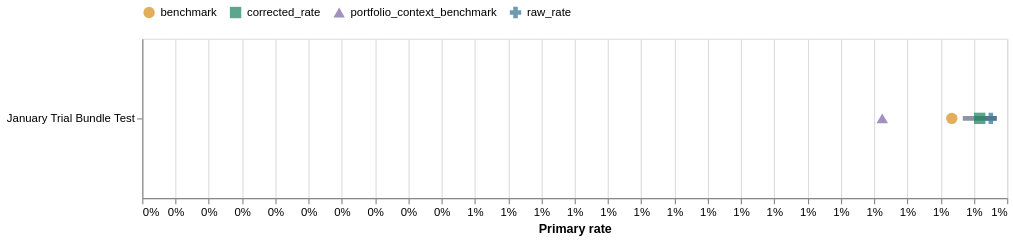

Source (notebook cell):
### Markdown cell above
## 6. Raw Rate, Corrected Rate, Benchmark, And Range

The corrected rate is a weighted compromise between peer evidence and the campaign's
own evidence. Small samples move more toward the selected peer center; large samples
retain more of their raw result. The horizontal line is the campaign's 95% plausible
score range. The portfolio-context point is displayed for orientation only.

### Code cell
score_chart_data = campaigns.dropna(subset=["corrected_rate"]).copy()
if score_chart_data.empty:
    display(Markdown(
        "**No corrected campaign scores:** neither the same objective nor a configured "
        "compatible fallback group has two valid peers."
    ))
else:
    y = alt.Y("campaign_name:N", sort="-x", title=None)
    ranges = alt.Chart(score_chart_data).mark_rule(strokeWidth=4, color="#8b95a5").encode(
        y=y,
        x=alt.X("range_low:Q", title="Primary rate", axis=alt.Axis(format=".0%")),
        x2="range_high:Q",
        tooltip=[
            alt.Tooltip("campaign_name:N", title="Campaign"),
            alt.Tooltip("range_low:Q", title="95% low", format=".2%"),
            alt.Tooltip("range_high:Q", title="95% high", format=".2%"),
        ],
    )
    points = score_chart_data[[
        "campaign_name", "raw_rate", "corrected_rate", "benchmark",
        "portfolio_context_benchmark"
    ]].melt("campaign_name", var_name="Estimate", value_name="Rate")
    point_layer = alt.Chart(points).mark_point(filled=True, size=100).encode(
        y=y,
        x=alt.X("Rate:Q", axis=alt.Axis(format=".0%")),
        color=alt.Color(
            "Estimate:N",
            scale=alt.Scale(
                domain=[
                    "raw_rate", "corrected_rate", "benchmark",
                    "portfolio_context_benchmark"
                ],
                range=["#2f6f8f", "#16815d", "#d68c16", "#7b61a8"],
            ),
            legend=alt.Legend(orient="top", title=None),
        ),
        shape=alt.Shape("Estimate:N", legend=None),
        tooltip=[
            alt.Tooltip("campaign_name:N", title="Campaign"),
            alt.Tooltip("Estimate:N"),
            alt.Tooltip("Rate:Q", format=".2%"),
        ],
    )
    display((ranges + point_layer).properties(
        width=760, height=max(140, len(score_chart_data) * 52)
    ))

### Figure 1 — Vega-Lite specification as saved in the notebook (floating-point values rounded to 4 significant figures)
{"config": {"view": {"continuousWidth": 300, "continuousHeight": 300}}, "layer": [{"data": {"name": "data-138dca46378df4e36b55288ef61e8864"}, "mark": {"type": "rule", "color": "#8b95a5", "strokeWidth": 4}, "encoding": {"tooltip": [{"field": "campaign_name", "title": "Campaign", "type": "nominal"}, {"field": "range_low", "format": ".2%", "title": "95% low", "type": "quantitative"}, {"field": "range_high", "format": ".2%", "title": "95% high", "type": "quantitative"}], "x": {"axis": {"format": ".0%"}, "field": "range_low", "title": "Primary rate", "type": "quantitative"}, "x2": {"field": "range_high"}, "y": {"field": "campaign_name", "sort": "-x", "title": null, "type": "nominal"}}}, {"data": {"name": "data-c3854c125583c8de5f7fe663ca1f812f"}, "mark": {"type": "point", "filled": true, "size": 100}, "encoding": {"color": {"field": "Estimate", "legend": {"orient": "top", "title": null}, "scale": {"domain": ["raw_rate", "corrected_rate", "benchmark", "portfolio_context_benchmark"], "range": ["#2f6f8f", "#16815d", "#d68c16", "#7b61a8"]}, "type": "nominal"}, "shape": {"field": "Estimate", "legend": null, "type": "nominal"}, "tooltip": [{"field": "campaign_name", "title": "Campaign", "type": "nominal"}, {"field": "Estimate", "type": "nominal"}, {"field": "Rate", "format": ".2%", "type": "quantitative"}], "x": {"axis": {"format": ".0%"}, "field": "Rate", "type": "quantitative"}, "y": {"field": "campaign_name", "sort": "-x", "title": null, "type": "nominal"}}}], "height": 140, "width": 760, "$schema": "https://vega.github.io/schema/vega-lite/v5.20.1.json", "datasets": {"data-138dca46378df4e36b55288ef61e8864": [{"campaign_id": "120209876543220004", "campaign_name": "January Trial Bundle Test", "objective": "OUTCOME_ENGAGEMENT", "entity_status": "COMPLETED", "start_date": "2026-01-05T00:00:00", "end_date": "2026-01-31T00:00:00", "entity_id": "120209876543220004", "entity_name": "January Trial Bundle Test", "parent_entity_id": null, "entity_level": "campaign", "media_start": "2026-01-05T00:00:00", "media_end": "2026-01-31T00:00:00", "active_days": 27, "impressions": 532636, "link_clicks": 6794, "spend": 2818.0, "invalid_reach_rows": 4, "observed_conversations": 15, "mature_conversations": 15, "unresolved_conversations": 0, "unique_customers": 15, "mature_orders_created": 8, "delivered_orders": 5, "net_revenue": 3004.0, "mature_unique_customers": 15, "delivered_customers": 5, "semantic_conversations": 15, "high_purchase_intent_rate": 0.5333, "price_blocking_rate": 0.0, "barrier_resolution_rate": 0.5, "ad_alignment_rate": 0.8, "agent_helpful_rate": 1.0, "next_step_agreement_rate": 0.5333, "next_step_order_progression_rate": 0.875, "top_customer_need": "Understand and receive the trial bundle (3 curated items) and arrange delivery", "top_barrier": "product_fit", "top_value_driver": "price", "running_days": 27, "link_ctr": 0.01276, "cpm": 5.29, "cpc": 0.4147, "order_creation_rate": 0.5333, "customer_delivered_rate": 0.3333, "cost_per_created_order": 352.2, "net_roas": 1.066, "semantic_coverage_rate": 1.0, "score_metric": "link_ctr", "score_numerator": "link_clicks", "score_denominator": "impressions", "score_direction": "higher", "score_successes": 6794.0, "score_trials": 532600.0, "raw_rate": 0.01276, "corrected_rate": 0.01259, "range_low": 0.01233, "range_high": 0.01285, "benchmark": 0.01217, "benchmark_peer_count": 2, "same_objective_peer_count": 0, "benchmark_scope": "shared_primary_kpi_group", "benchmark_quality": "provisional", "portfolio_context_benchmark": 0.01112, "portfolio_context_peer_count": 11, "expected_lift": 0.0004209, "lift_low": -0.0001173, "lift_high": 0.0009444, "probability_better": 0.9436, "statistical_decision": "hold", "evidence_status": "sufficient", "efficiency_metric": "cpc", "efficiency_direction": "lower", "efficiency_value": 0.4147, "efficiency_benchmark": null, "efficiency_peer_count": 0, "efficiency_comparison": "unavailable", "recommended_action": "keep_as_test", "reason_codes": ["PRIMARY_LIFT_RANGE_CROSSES_ZERO", "SAME_OBJECTIVE_PEERS_INSUFFICIENT", "FALLBACK_TO_SHARED_PRIMARY_KPI_GROUP", "FALLBACK_ACTION_CAPPED_AT_TEST"], "semantic_score": {"metric": "meaningful_conversation", "definition": "Commercial inquiry with medium/high specificity, consideration/checkout stage, and aligned/partial ad match.", "unit": "earliest_mature_conversation_per_customer", "eligible_customers": 15, "successes": 7, "trials": 15, "unknown_customers": 0, "missing_customers": 0, "raw_rate": 0.4667, "corrected_rate": 0.4688, "range_low": 0.2392, "range_high": 0.7041, "prior_alpha": 0.5, "prior_beta": 0.5, "posterior_alpha": 7.5, "posterior_beta": 8.5, "prior_source": "jeffreys_no_peer_comparison", "benchmark": null, "peer_count": 0, "lift_low": null, "lift_high": null, "probability_better": null, "status": "no_peer_comparison", "evidence_status": "sufficient", "validation_status": "automated_labels_unreviewed"}}], "data-c3854c125583c8de5f7fe663ca1f812f": [{"campaign_name": "January Trial Bundle Test", "Estimate": "raw_rate", "Rate": 0.01276}, {"campaign_name": "January Trial Bundle Test", "Estimate": "corrected_rate", "Rate": 0.01259}, {"campaign_name": "January Trial Bundle Test", "Estimate": "benchmark", "Rate": 0.01217}, {"campaign_name": "January Trial Bundle Test", "Estimate": "portfolio_context_benchmark", "Rate": 0.01112}]}}
